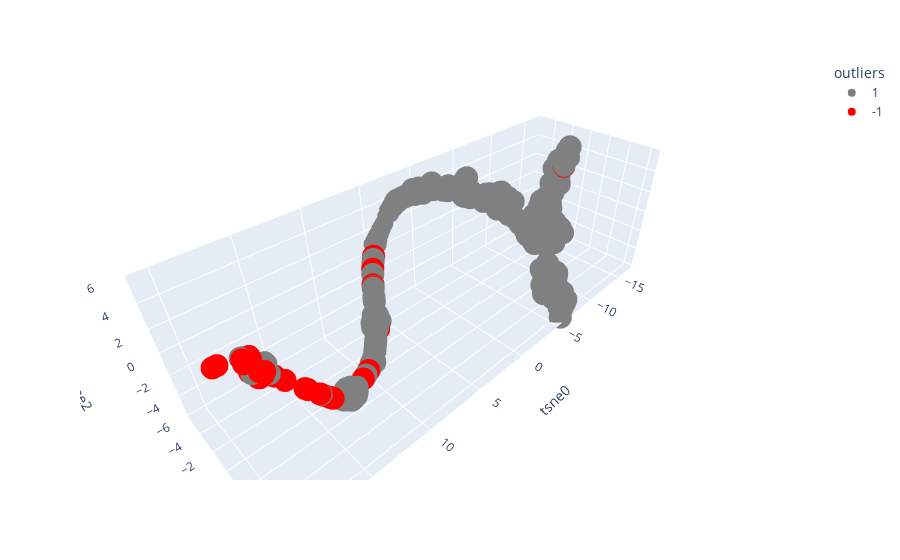

Write notebook code for a chart like this one.
### Code cell
df_tsne['outliers'] = outliers.astype(str)
fig = px.scatter_3d(
    data_frame=df_tsne,
    x=df_tsne.columns[0],
    y=df_tsne.columns[1],
    z=df_tsne.columns[2],
    color='outliers',
    color_discrete_map={
        '-1': 'red',
        '1': 'grey'
    }
)
fig.show()

### Figure 1 — Plotly figure (JSON) as saved in the notebook; plotly's stock layout.template omitted (floating-point values rounded to 4 significant figures; data arrays with more than 128 entries replaced by an {"elided": "..."} marker saying what was removed)
{"data": [{"hovertemplate": "outliers=1<br>tsne0=%{x}<br>tsne1=%{y}<br>tsne2=%{z}<extra></extra>", "legendgroup": "1", "marker": {"color": "grey", "symbol": "circle"}, "mode": "markers", "name": "1", "scene": "scene", "showlegend": true, "type": "scatter3d", "x": {"elided": "372 float values"}, "y": {"elided": "372 float values"}, "z": {"elided": "372 float values"}}, {"hovertemplate": "outliers=-1<br>tsne0=%{x}<br>tsne1=%{y}<br>tsne2=%{z}<extra></extra>", "legendgroup": "-1", "marker": {"color": "red", "symbol": "circle"}, "mode": "markers", "name": "-1", "scene": "scene", "showlegend": true, "type": "scatter3d", "x": [19.87, 15.02, 18.36, 18.77, 6.321, 18.77, 15.5, 7.995, 7.677, 15.02, 6.231, 20.1, 17.5, 18.12, 18.74, 18.3, 15.33, 16.07, 18.06, 17.49, 16.19, 17.98, 18.35, 20.08, 6.314, 19.87, 7.948, 11.87, 6.217, 16.07, 18.57, 5.607, 11.0, 16.08, 20.11, 14.84, -15.26, 17.06, 18.29, 18.24, 5.082, 14.84], "y": [0.929, 3.201, 2.056, 1.68, -3.564, 1.68, 2.999, -1.132, -1.657, 3.201, -3.681, 0.8546, 2.077, 2.222, 1.497, 1.391, 3.075, 2.759, 1.457, 2.082, 2.708, 2.203, 1.689, 0.8584, -3.574, 0.929, -1.062, 2.183, -3.699, 2.758, 1.576, -4.391, 1.64, 2.755, 0.8508, 3.26, -1.102, 2.29, 2.088, 2.145, -4.85, 3.26], "z": [2.855, -1.781, 1.638, 2.733, -1.604, 2.733, -1.248, -3.437, -3.403, -1.781, -1.486, 2.798, 1.127, 1.789, 2.892, 2.758, -1.448, -0.594, 1.526, 1.113, -0.4549, 1.95, 2.741, 2.802, -1.594, 2.855, -3.354, -3.355, -1.467, -0.5917, 1.864, -0.611, -3.581, -0.5839, 2.795, -1.974, 2.724, 0.5934, 1.603, 2.099, 0.1779, -1.973]}], "layout": {"legend": {"title": {"text": "outliers"}, "tracegroupgap": 0}, "margin": {"t": 60}, "scene": {"domain": {"x": [0, 1], "y": [0, 1]}, "xaxis": {"title": {"text": "tsne0"}}, "yaxis": {"title": {"text": "tsne1"}}, "zaxis": {"title": {"text": "tsne2"}}}}}
